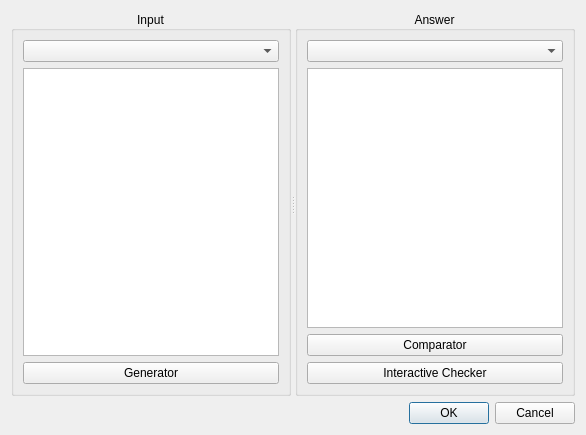
<?xml version="1.0" encoding="UTF-8"?>
<ui version="4.0">
 <class>TestEditorD</class>
 <widget class="QDialog" name="TestEditorD">
  <property name="geometry">
   <rect>
    <x>0</x>
    <y>0</y>
    <width>586</width>
    <height>435</height>
   </rect>
  </property>
  <property name="windowTitle">
   <string>Tests</string>
  </property>
  <layout class="QVBoxLayout" name="verticalLayout">
   <item>
    <widget class="QSplitter" name="splitter">
     <property name="sizePolicy">
      <sizepolicy hsizetype="Expanding" vsizetype="MinimumExpanding">
       <horstretch>0</horstretch>
       <verstretch>0</verstretch>
      </sizepolicy>
     </property>
     <property name="maximumSize">
      <size>
       <width>16777215</width>
       <height>16777215</height>
      </size>
     </property>
     <property name="orientation">
      <enum>Qt::Orientation::Horizontal</enum>
     </property>
     <widget class="QGroupBox" name="inputgroupBox">
      <property name="title">
       <string>Input</string>
      </property>
      <property name="alignment">
       <set>Qt::AlignmentFlag::AlignCenter</set>
      </property>
      <layout class="QVBoxLayout" name="verticalLayout_3">
       <item>
        <widget class="QComboBox" name="inputTypes"/>
       </item>
       <item>
        <widget class="QPlainTextEdit" name="input"/>
       </item>
       <item>
        <widget class="QPushButton" name="generator">
         <property name="sizePolicy">
          <sizepolicy hsizetype="Minimum" vsizetype="Minimum">
           <horstretch>0</horstretch>
           <verstretch>0</verstretch>
          </sizepolicy>
         </property>
         <property name="text">
          <string>Generator</string>
         </property>
        </widget>
       </item>
      </layout>
     </widget>
     <widget class="QGroupBox" name="answergroupBox">
      <property name="title">
       <string>Answer</string>
      </property>
      <property name="alignment">
       <set>Qt::AlignmentFlag::AlignCenter</set>
      </property>
      <property name="flat">
       <bool>false</bool>
      </property>
      <property name="checkable">
       <bool>false</bool>
      </property>
      <layout class="QVBoxLayout" name="verticalLayout_2">
       <item>
        <widget class="QComboBox" name="answerTypes"/>
       </item>
       <item>
        <widget class="QPlainTextEdit" name="output"/>
       </item>
       <item>
        <widget class="QPushButton" name="comparator">
         <property name="sizePolicy">
          <sizepolicy hsizetype="Minimum" vsizetype="Minimum">
           <horstretch>0</horstretch>
           <verstretch>0</verstretch>
          </sizepolicy>
         </property>
         <property name="text">
          <string>Comparator</string>
         </property>
        </widget>
       </item>
       <item>
        <widget class="QPushButton" name="ichecker">
         <property name="sizePolicy">
          <sizepolicy hsizetype="Minimum" vsizetype="Minimum">
           <horstretch>0</horstretch>
           <verstretch>0</verstretch>
          </sizepolicy>
         </property>
         <property name="text">
          <string>Interactive Checker</string>
         </property>
        </widget>
       </item>
      </layout>
     </widget>
    </widget>
   </item>
   <item>
    <layout class="QHBoxLayout" name="horizontalLayout">
     <item>
      <widget class="QLabel" name="status">
       <property name="text">
        <string/>
       </property>
      </widget>
     </item>
     <item>
      <widget class="QDialogButtonBox" name="buttonBox">
       <property name="orientation">
        <enum>Qt::Orientation::Horizontal</enum>
       </property>
       <property name="standardButtons">
        <set>QDialogButtonBox::StandardButton::Cancel|QDialogButtonBox::StandardButton::Ok</set>
       </property>
      </widget>
     </item>
    </layout>
   </item>
  </layout>
 </widget>
 <resources/>
 <connections>
  <connection>
   <sender>buttonBox</sender>
   <signal>accepted()</signal>
   <receiver>TestEditorD</receiver>
   <slot>accept()</slot>
   <hints>
    <hint type="sourcelabel">
     <x>248</x>
     <y>254</y>
    </hint>
    <hint type="destinationlabel">
     <x>157</x>
     <y>274</y>
    </hint>
   </hints>
  </connection>
  <connection>
   <sender>buttonBox</sender>
   <signal>rejected()</signal>
   <receiver>TestEditorD</receiver>
   <slot>reject()</slot>
   <hints>
    <hint type="sourcelabel">
     <x>316</x>
     <y>260</y>
    </hint>
    <hint type="destinationlabel">
     <x>286</x>
     <y>274</y>
    </hint>
   </hints>
  </connection>
 </connections>
</ui>
